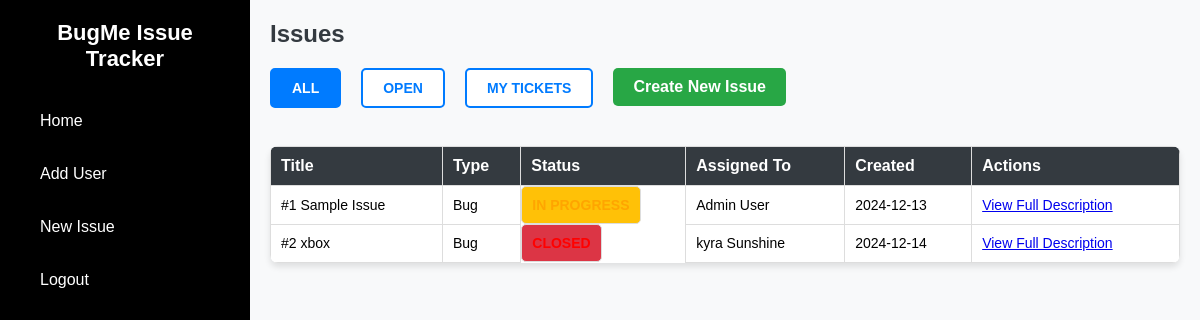
/dashboard.php (signed in), run on the app's committed database.
### tables this page shows
CREATE TABLE `issues` (
  `id` int(11) NOT NULL,
  `title` varchar(255) NOT NULL,
  `description` text DEFAULT NULL,
  `type` varchar(50) NOT NULL,
  `priority` varchar(50) NOT NULL,
  `status` varchar(50) NOT NULL DEFAULT 'Open',
  `assigned_to` int(11) DEFAULT NULL,
  `created_by` int(11) DEFAULT NULL,
  `created_at` datetime DEFAULT current_timestamp(),
  `updated_at` datetime DEFAULT current_timestamp() ON UPDATE current_timestamp()
);

CREATE TABLE `users` (
  `id` int(11) NOT NULL,
  `firstname` varchar(255) NOT NULL,
  `lastname` varchar(255) NOT NULL,
  `password` varchar(255) NOT NULL,
  `email` varchar(255) NOT NULL,
  `created_at` datetime DEFAULT current_timestamp()
);

### dashboard.php (the view, shortened to what this page needs)
<?php
$servername = "localhost";
$db_username = "root";
$db_password = "";
$dbname = "bugme";
$conn = new mysqli($servername, $db_username, $db_password, $dbname);
$filter = "ALL";
$where_clause = "";
$sql = "SELECT issues.id, issues.title, issues.type, issues.status, users.firstname, users.lastname, issues.created_at
        FROM issues
        JOIN users ON issues.assigned_to = users.id
        $where_clause";
$result = $conn->query($sql);
?>
<!DOCTYPE html>
<html lang="en">
<head>
    <link rel="stylesheet" href="dashboard.css">
</head>
<body>
    <div class="sidebar">
        <h1>BugMe Issue Tracker</h1>
        <nav>
            <ul>
                <li><a href="dashboard.php">Home</a></li>
                <li><a href="signup.html">Add User</a></li>
                <li><a href="create_issue.php">New Issue</a></li>
                <li><a href="logout.php">Logout</a></li>
            </ul>
        </nav>
    </div>
    <div class="wrapper">
        <h1>Issues</h1>
        <div class="filter-buttons">
            <a href="dashboard.php?filter=ALL"><button class="<?php echo $filter == 'ALL' ? 'active' : ''; ?>">ALL</button></a>
            <a href="dashboard.php?filter=OPEN"><button class="<?php echo $filter == 'OPEN' ? 'active' : ''; ?>">OPEN</button></a>
            <a href="dashboard.php?filter=MYTICKETS"><button class="<?php echo $filter == 'MYTICKETS' ? 'active' : ''; ?>">MY TICKETS</button></a>
            <a href="create_issue.php" class="create-issue-btn">Create New Issue</a>
        </div>
        <table class="issue-table">
            <thead>
                <tr>
                    <th>Title</th>
                    <th>Type</th>
                    <th>Status</th>
                    <th>Assigned To</th>
                    <th>Created</th>
                    <th>Actions</th>
                </tr>
            </thead>
            <tbody>
                <?php
                if ($result->num_rows > 0) {
                    while ($row = $result->fetch_assoc()) {
                        $status_class = strtolower(str_replace(' ', '-', $row['status']));
                        echo "<tr>
                                <td>#{$row['id']} {$row['title']}</td>
                                <td>{$row['type']}</td>
                                <td class='status-{$status_class}'>{$row['status']}</td>
                                <td>{$row['firstname']} {$row['lastname']}</td>
                                <td>" . date("Y-m-d", strtotime($row['created_at'])) . "</td>
                                <td><a href='view_issue.php?id={$row['id']}'>View Full Description</a></td>
                              </tr>";
                    }
                } else {
                    echo "<tr><td colspan='6'>No issues found.</td></tr>";
                }
                ?>
            </tbody>
        </table>
    </div>
</body>
</html>

### dashboard.css (style rules this page uses)
* { margin: 0; padding: 0; box-sizing: border-box; font-family: Arial, sans-serif; }
body { display: flex; min-height: 100vh; background-color: #f8f9fa; }
.sidebar { width: 250px; background: #000; color: #fff; display: flex; flex-direction: column; padding: 20px; position: fixed; top: 0; bottom: 0; left: 0; }
.sidebar h1 { font-size: 22px; margin-bottom: 30px; text-align: center; }
.sidebar nav ul { list-style: none; width: 100%; }
.sidebar nav ul li { margin-bottom: 15px; }
.sidebar nav ul li a { color: #fff; text-decoration: none; font-size: 16px; display: block; padding: 10px 20px; border-radius: 5px; transition: background 0.3s ease; }
.wrapper { flex: 1; margin-left: 250px; padding: 20px; }
.wrapper h1 { font-size: 24px; margin-bottom: 20px; font-weight: bold; color: #343a40; }
.filter-buttons { display: flex; gap: 10px; margin-bottom: 20px; }
.filter-buttons a button { padding: 10px 20px; font-size: 14px; font-weight: bold; color: #007bff; background-color: #ffffff; border: 2px solid #007bff; border-radius: 5px; cursor: pointer; transition: all 0.3s ease; }
.filter-buttons a button.active { background-color: #007bff; color: #fff; }
.issue-table { width: 100%; border-collapse: collapse; margin-top: 20px; background-color: #ffffff; border-radius: 8px; overflow: hidden; box-shadow: 0px 4px 6px rgba(0, 0, 0, 0.1); }
.issue-table th { background-color: #343a40; color: #ffffff; text-align: left; padding: 12px; font-size: 16px; }
.issue-table td { padding: 12px; font-size: 14px; border-bottom: 1px solid #dee2e6; text-align: left; }
.status-open, .status-in-progress, .status-closed { display: inline-block; padding: 5px 10px; border-radius: 5px; text-align: center; font-weight: bold; text-transform: uppercase; font-size: 12px; color: #ffffff; }
.status-in-progress { background-color: #ffc107; color: #333; }
.status-closed { background-color: #dc3545; }
.create-issue-btn { display: inline-block; padding: 10px 20px; font-size: 16px; font-weight: bold; color: #fff; background-color: #28a745; border: none; border-radius: 5px; text-decoration: none; cursor: pointer; transition: background-color 0.3s ease; margin-bottom: 20px; }

### dashboard.php (style rules this page uses)
.filter-buttons { margin: 20px 0; }
.filter-buttons button { padding: 10px 20px; margin-right: 10px; cursor: pointer; border: none; border-radius: 5px; font-weight: bold; }
.filter-buttons .active { background-color: #007bff; color: #fff; }
.issue-table { width: 100%; border-collapse: collapse; margin-top: 20px; }
.issue-table th, .issue-table td { border: 1px solid #ddd; padding: 10px; text-align: left; }
.status-closed { color: red; font-weight: bold; }
.status-in-progress { color: orange; font-weight: bold; }

### data on the page
issues: id "1", title "Sample Issue", type "Bug", assigned_to.firstname "Admin", assigned_to.lastname "User", created_at "2024-12-13"
issues: id "2", title "xbox", type "Bug", status "CLOSED", assigned_to.firstname "kyra", assigned_to.lastname "Sunshine", created_at "2024-12-14"
